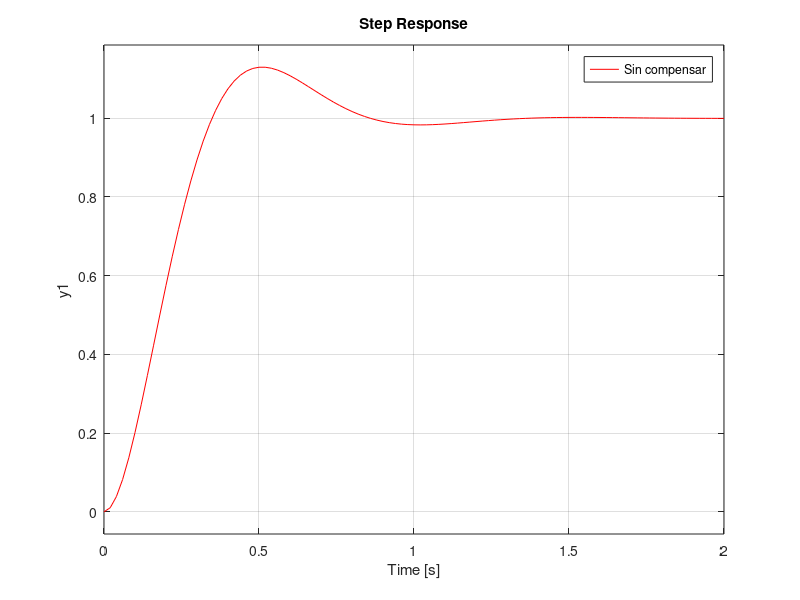
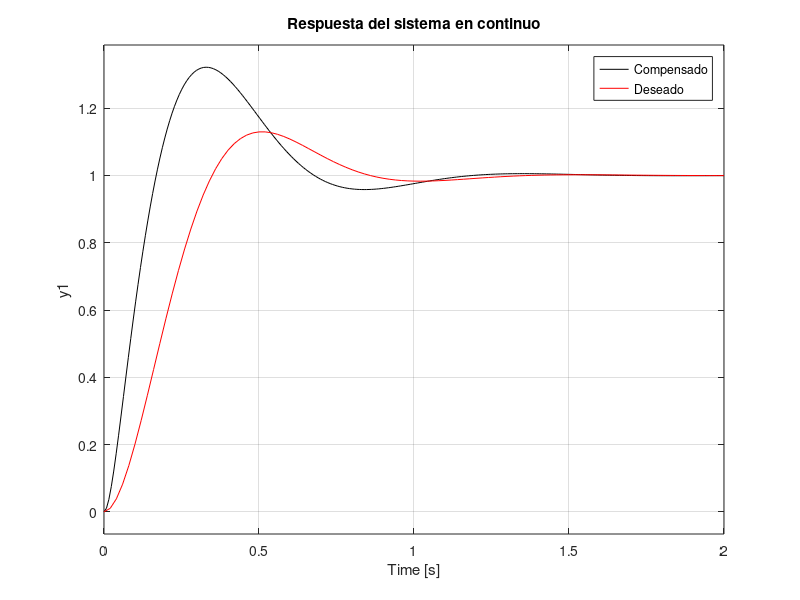
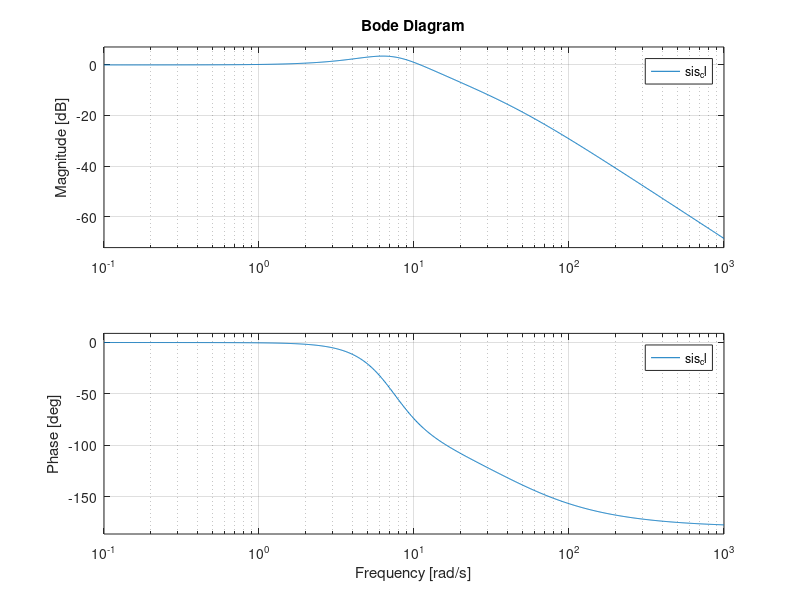
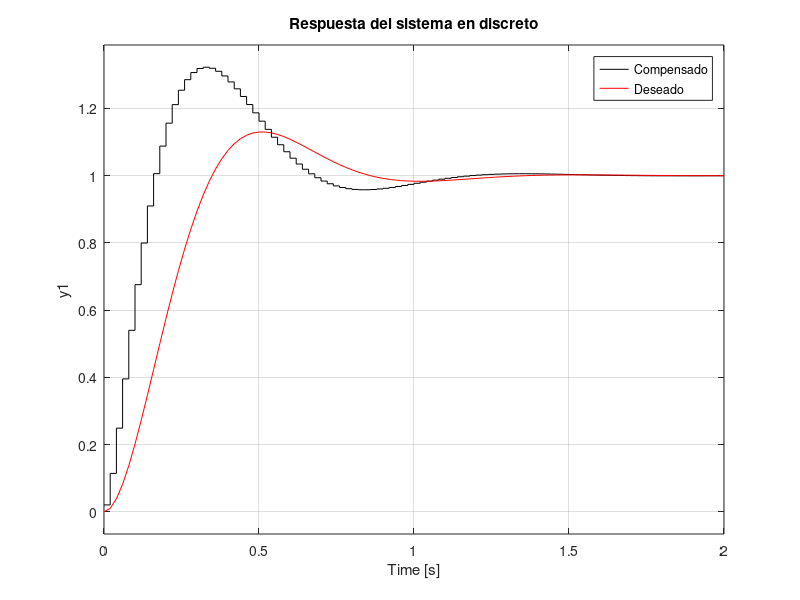

Write MATLAB code to recreate these figures, in order. (Note: this script raises an error after producing the figures.)
clc
close all
clear

%proceso
g=tf(1,[1 48 5]);
step(g,'k')
g_cl=feedback(g,1);
hold on
step(g_cl)

%deseado
Ts=1;
so=13/100;
e=sqrt((log(so))^2/(pi^2+(log(so))^2));
wn=4/(Ts*e);
g_d=tf(wn^2,[1 2*e*wn wn^2]);
hold on
step(g_cl,'b')
step(g_d,'r')
legend('Sin compensar','sin compensar en CL','Deseado')
[P Z]=pzmap(g_d)

pol_d=[1 2*e*wn wn^2];
pol_a=conv(pol_d,[1 40]);

%------controlador----
K_p=373.9-5;
T_i=K_p/2157.5;
g_c=tf([K_p*T_i K_p],[T_i 0]);

%--------compensado----
sis_ol=g_c*g;
sis_cl=feedback(sis_ol,1);
figure
step(sis_cl,'k')
hold on
step(g_d,'r')
legend('Compensado','Deseado')
title('Respuesta del sistema en continuo')
[p z]=pzmap(sis_cl)


%--------------------discretizar----------------
%----------w=ancho de banda en lazo cerrado---
figure
bode(sis_cl)
w=14.3;
ws=2*w; %w/2;
Ts=2*pi/ws;%pi/w;%0.5*2*pi/w; %nyquist
Ts=1/50;%0.169/10; %empirico
% Ts=0.169/10;
% Ts=1/10;  %1/10 foh
gc_d=c2d(g_c,Ts,'foh');
gp_d=c2d(g,Ts,'foh');
sis_ol_d=gc_d*gp_d;
sis_cl_d=feedback(sis_ol_d,1);
figure
step(sis_cl_d,'k')
hold on
step(g_d,'r')
legend('Compensado','Deseado')
title('Respuesta del sistema en discreto')

figure
step(sis_cl_d,'k')
hold on

step(sis_cl,'b')
legend('Discreto','Continuo')
%--------------------discretizar----------------


%-----------implementar algoritmo-------------
rk=1;
%------controlador-----
uk1=0;
uk=0;
ek1=0;
ek=0;

%------controlador-----

%------proceso-----
ukp1=0;
ukp2=0;
ukp=0;
yk1=0;
yk2=0;
yk=0;
y=[];
%------proceso-----


t=0:Ts:4.5;
for i=1:length(t)
    
%     yk = 0.001886*ukp + 0.002608*ukp1 + 4.05e-05*ukp2 + 0.9774*yk1 - 2.632e-05*yk2; % FOH y nyquist
    yk = 0.0001488*ukp1 + 0.0001083*ukp2 + 1.382*yk1 - 0.3829*yk2; %zoh
%     yk = 0.0006962*ukp + 0.001286*ukp1 + 7.728e-05*ukp2 + 0.9979*yk1 -0.00823*yk2; %foh
    y = [y yk];
    %calcular el error
    ek = rk - yk;
    %calcular accion de control
%     uk = 605.9*ek - 131.9*ek1 + uk1; % FOH y nyquist
    uk=368.9*ek - 325.7*ek1+uk1;  %zoh Ts=1/50
%     uk=476.8*ek - 261*ek1+uk1;  %foh Ts=1/10
    ukp = uk;
    %--------actualizar valores--------
    ek1=ek;
    uk1=uk;
    
    
    ukp2=ukp1;
    ukp1=ukp;    
    yk2=yk1;
    yk1=yk;    
     
    
end
figure
plot(t,y,'--r')
hold on
step(sis_cl_d,'k')
step(sis_cl,'b')
legend('algoritmo','Discreto','Continuo')


%-------prueba con datos----
tiempo = out.simout.time;
u = out.simout.signals.values(:,1);  
y_r = out.simout.signals.values(:,2); 
y_sim=lsim(sis_cl_d,u,tiempo);

figure
plot(tiempo,y_sim,'k')
hold on
plot(tiempo,y_r,'.r')